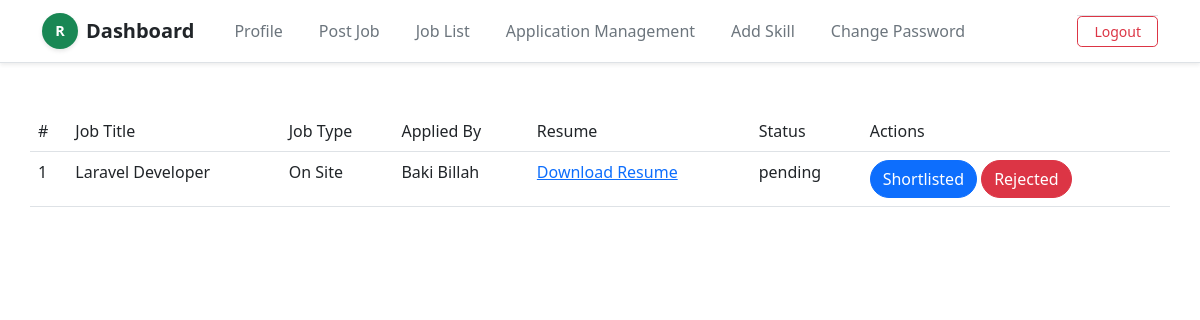
The page /applicationmanagement/ (signed in) on the database its author committed.
### Job_App/models.py (models this page shows, shortened)
class ApplyModel(models.Model):
    _STATUS = [
        ('pending','pending'),
        ('shortlisted','shortlisted'),
        ('rejected','rejected'),
    ]
    user = models.ForeignKey(JobseekerProfileModel, on_delete=models.CASCADE)
    recruiter = models.ForeignKey(RecruiterProfileModel, on_delete=models.CASCADE)
    job = models.ForeignKey(JobpostModel, on_delete=models.CASCADE)
    status = models.CharField(choices=_STATUS, default='pending')

class JobpostModel(models.Model):
    user = models.ForeignKey(RecruiterProfileModel, on_delete=models.CASCADE)
    title = models.CharField(max_length=200,null=True)
    type = models.CharField(max_length=200,null=True)
    description = models.TextField(null=True)
    image = models.ImageField(upload_to='media/jobs', null=True)
    skill_set = models.ManyToManyField(SkillsModel, blank=True)

class JobseekerProfileModel(models.Model):
    user = models.OneToOneField(UserModel, on_delete=models.CASCADE)
    name = models.CharField(max_length=200,null=True)
    contact = models.CharField(max_length=200,null=True)
    resume = models.FileField(upload_to='media/resumes', null=True)
    address = models.CharField(max_length=200,null=True)
    skill_set = models.ManyToManyField(SkillsModel, blank=True)

### Job_App/views.py (the view)
# urls.py: path('applicationmanagement/',appliedjobmanagementPage,name='applicationmanagement'),
def appliedjobmanagementPage(req):
    if req.user.user_type == 'recruiter':
        user = RecruiterProfileModel.objects.get(user = req.user)
        appliedjobs = ApplyModel.objects.filter(recruiter = user)
        con = {
            'appliedjobs': appliedjobs
        }
    return render(req,'pages/applicationmanagement.html',con)

### Job_App/templates/pages/applicationmanagement.html (shortened to what this page needs)
{% extends 'base/base.html' %}
{% block body %}
<div class="row">
    <table class="table table-hover">
        <tr>
            <td>#</td>
            <td>Job Title</td>
            <td>Job Type</td>
            <td>Applied By</td>
            <td>Resume</td>
            <td>Status</td>
            <td>Actions</td>
        </tr>
        {% for a in appliedjobs %}
        <tr>
            <td>{{forloop.counter}}</td>
            <td>{{a.job.title}}</td>
            <td>{{a.job.type}}</td>
            <td>{{a.user.name}}</td>
            <td>
                <a href="{{ MEDIA_URL }}{{a.user.resume.url}}" target="_blank">
                    Download Resume
                </a>
            </td>
            <td>{{a.status}}</td>
            <td>
                {% if a.status == 'shortlisted' %}
                <a href="{% url 'pending' a.id %}" class="btn btn-warning rounded-pill">Pending</a>
                <a href="{% url 'rejected' a.id %}" class="btn btn-danger rounded-pill">Rejected</a>
                {% elif a.status == 'pending' %}
                <a href="{% url 'shortlisted' a.id %}" class="btn btn-primary rounded-pill">Shortlisted</a>
                <a href="{% url 'rejected' a.id %}" class="btn btn-danger rounded-pill">Rejected</a>
                {% elif a.status == 'rejected' %}
                <a href="{% url 'shortlisted' a.id %}" class="btn btn-primary rounded-pill">Shortlisted</a>
                <a href="{% url 'pending' a.id %}" class="btn btn-warning rounded-pill">Pending</a>
                {% endif %}
            </td>
        </tr>
        {% endfor %}
    </table>
</div>
{% endblock body %}

### rows shown on the page
ApplyModel: job "Laravel Developer", job.type "On Site", user.name "Baki Billah", status "pending", shows "Shortlisted"
